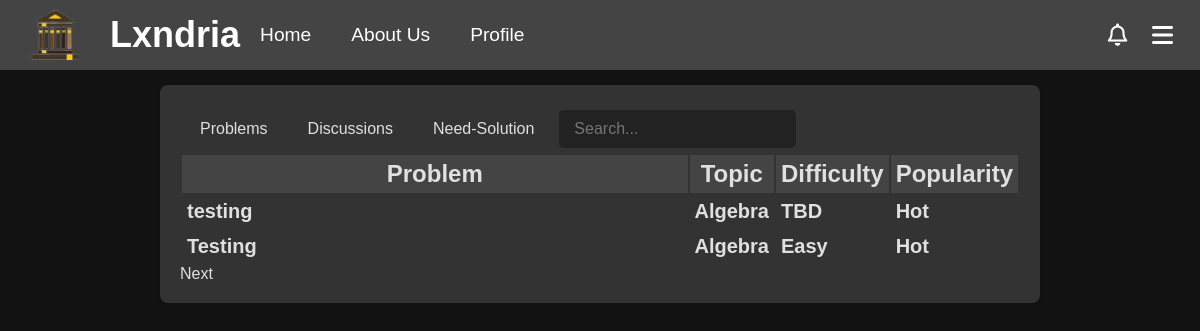
Screenshot of / (signed in) with the database file from the repository.
### app/models.py (models this page shows, shortened)
class Problem(db.Model):
    __tablename__ = "problem"
    __table_args__ = {"extend_existing": True}
    id = db.Column(db.Integer, primary_key=True, autoincrement=True)
    title = db.Column(db.String(100), nullable=False)
    topic = db.Column(db.String(30), nullable=False)
    attempts = db.Column(db.Integer, default=0)
    solved = db.Column(db.Integer, default=0)
    created_at = db.Column(db.DateTime, default=datetime.utcnow)
    updated_at = db.Column(db.DateTime, onupdate=datetime.utcnow)
    views = db.Column(db.Integer, default=0)
    author = db.Column(db.String(80), db.ForeignKey('user.username'))
    user = db.relationship('User', backref=db.backref('problems', cascade="all, delete-orphan"))
    content = db.Column(db.Text, nullable=False)
    encrypted_answer = db.Column(db.Text, nullable=False)
    __table_args__ = (
        CheckConstraint("topic IN ('Algebra', 'Geometry', 'Number Theory', 'Calculus', 'Logic', 'Classical Mechanics', 'Electricity and Magnetism', 'Computer Science', 'Quantitative Finance', 'Chemistry', 'Probability')", name="valid_topic_check"),
    )
    @property
    def difficulty(self):
        if self.attempts == 0:
            return "TBD"
        elif self.solved/self.attempts > os.getenv('EASY_THRESHOLD', 0.7):
            return "Easy"
        elif self.solved/self.attempts > os.getenv('MEDIUM_THRESHOLD', 0.3):
            return "Medium"
        else:
            return "Hard"
    @hybrid_property
    def popularity_value(self):
        views_weight = os.getenv('VIEWS_WEIGHT', 0.5)
        attempts_weight = os.getenv('ATTEMPTS_WEIGHT', 1.5)
        bookmarks_weight = os.getenv('BOOKMARKS_WEIGHT', 3)
        views = self.views
        attempts = self.attempts
        bookmarks = Bookmarks.query.filter_by(problem_id=self.id).count()
        return views_weight*views + attempts_weight*attempts + bookmarks_weight*bookmarks
    @property
    def popularity(self):
        popularity_value = self.popularity_value
        if popularity_value > os.getenv('POPULAR_THRESHOLD', 1000):
            return "Popular"
        elif popularity_value > os.getenv('TRENDING_THRESHOLD', 500):
            return "Trending"
        elif popularity_value > os.getenv('ACTIVE_THRESHOLD', 100):
            return "Active"
        else:
            return "Hot"
    @hybrid_property
    def needs_solution(self):
        solutions = Solutions.query.filter_by(problem_id=self.id).count()
        if solutions == 0:
            return True
        return False
    @needs_solution.expression
    def needs_solution(cls):
        return ~db.session.query(Solutions.id).filter(Solutions.problem_id == cls.id).exists()

### app/routes/main.py (the view, shortened to what this page needs)
@main_bp.route('/')
def index():
    if not current_user.is_authenticated:
        return redirect(url_for('routes.about.about'))
    pageNumber = request.args.get('page', default=0, type=int)
    rows = request.args.get('rows', default=10, type=int)
    table = request.args.get('table', default='problems', type=str)
    sort_by = request.args.get('sort', default='created_at', type=str)
    sort_convention = request.args.get('convention', default='desc', type=str)
    if sort_by == 'created_at':
        if sort_convention == 'asc':
            all_problems = Problem.query.order_by(Problem.created_at).all()
            all_discussions = Discussion.query.order_by(Discussion.created_at).all()
            need_solution = Problem.query.filter(Problem.needs_solution == True).order_by(Problem.created_at).all()
        else:
            all_problems = Problem.query.order_by(Problem.created_at.desc()).all()
            all_discussions = Discussion.query.order_by(Discussion.created_at.desc()).all()
            need_solution = Problem.query.filter(Problem.needs_solution == True).order_by(Problem.created_at).all()
    new_sort_convention = 'asc' if sort_convention == 'desc' else 'desc'
    return render_template('index.html', problems=all_problems, page=pageNumber, row_per_page=rows, discussions=all_discussions, table=table, need_solution=need_solution, sort_convention=new_sort_convention)

### app/models.py (called while the page is built)
    @hybrid_property
    def popularity_value(self):
        views_weight = os.getenv('VIEWS_WEIGHT', 0.5)
        comments_weight = os.getenv('COMMENTS_WEIGHT', 2)
        bookmarks_weight = os.getenv('BOOKMARKS_WEIGHT', 3)
        time_constant = os.getenv('TIME_CONSTANT', 100)
        views = self.views
        comments = Comments.query.filter_by(parent_id='D'+str(self.id)).count()
        bookmarks = Bookmarks.query.filter_by(discussion_id=self.id).count()
        return views_weight*views + comments_weight*comments + bookmarks_weight*bookmarks

    @property
    def popularity(self):
        popularity_value = self.popularity_value
        if popularity_value > os.getenv('POPULAR_THRESHOLD', 1000):
            return "Popular"
        elif popularity_value > os.getenv('TRENDING_THRESHOLD', 500):
            return "Trending"
        elif popularity_value > os.getenv('ACTIVE_THRESHOLD', 100):
            return "Active"
        else:
            return "Hot"

### app/routes/auth.py (called while the page is built)
@login_manager.user_loader
def load_user(user_id):
    return User.query.get(int(user_id))

### app/templates/index.html (shortened to what this page needs)
<!DOCTYPE html>
<html>
<head>
{%include 'banner.html'%}
  <link rel="stylesheet" href="{{url_for('static', filename='css/homepage.css')}}">
</head>
<body>
  <div class="Table">
    {%include 'main_table_header.html'%}
    {%if table=='problems'%}
    <div class ="table" id="Problems">
    {%else%}
    <div class ="table" id="Problems" style="display: none;">
    {%endif%}
    <table id="problems-table">
      <tr>
        <th>Problem</th>
        <th>Topic</th>
        <th><a href="/?sort=Difficulty&convention={{sort_convention}}&table=problems">Difficulty</a></th>
        <th><a href="/?sort=Popularity&convention={{sort_convention}}&table=problems">Popularity</a></th>
      </tr>
      {% for index in range(page*row_per_page, (page+1)*row_per_page) %}
      {% if index >= problems|length %}
        {% set stop=true %}
      {% else %}
        {% set problem = problems[index] %}
      <tr>
        <td><a href="/problem/{{problem.id}}">{{problem.title}}</a></td>
        <td>{{problem.topic}}</td>
        <td>{{problem.difficulty}}</td>
        <td>{{problem.popularity}}</td>
      </tr>
      {% endif %}
      {% endfor %}
    </table>
    <div class="pagination">
      {% if not stop %}
        <a href="/?page={{page+1}}&table=problems">Next</a>
      {% endif %}
  </div>
  </div>
</body>
</html>

### app/static/css/banner.css (style rules this page uses)
body, h1, p { margin: 0; padding: 0; text-decoration: none; color: inherit; font-family: Arial, sans-serif; box-sizing: border-box; background-color: #121212; color: #f1f1f1; ; }
a { text-decoration: none; color: inherit; }

### app/static/css/homepage.css (style rules this page uses)
.Table { display: table; width : 70%; margin: 15px auto; padding: 20px; background-color: #333; box-shadow: 0 2px 4px rgba(0, 0, 0, 0.1); border-radius: 8px; color: #e0e0e0; flex-direction: column; }
.table { display: table; width: 100%; background-color: #333; color: #e0e0e0; flex-direction: column; }
.table th { font-size: 1.5rem; width: 100%; padding: 5px; font-family: 'Gill Sans', 'Gill Sans MT', Calibri, 'Trebuchet MS', sans-serif; font-weight: bold; }
.table tr { display: table-row; padding: 5px; border-bottom: 1px solid #e0e0e0; justify-content: space-between; }
.table tr:first-child { background-color: #444; }
.table tr:last-child { border-bottom: none; }
.table td { width :x 250px; font-size: 1.25rem; padding: 5px; font-family: 'Gill Sans', 'Gill Sans MT', Calibri, 'Trebuchet MS', sans-serif; font-weight: bold; }

### rows the page displays
Problem: title "testing", topic "Algebra", difficulty "TBD", popularity "Hot"
Problem: title "Testing", topic "Algebra", difficulty "Easy", popularity "Hot"
